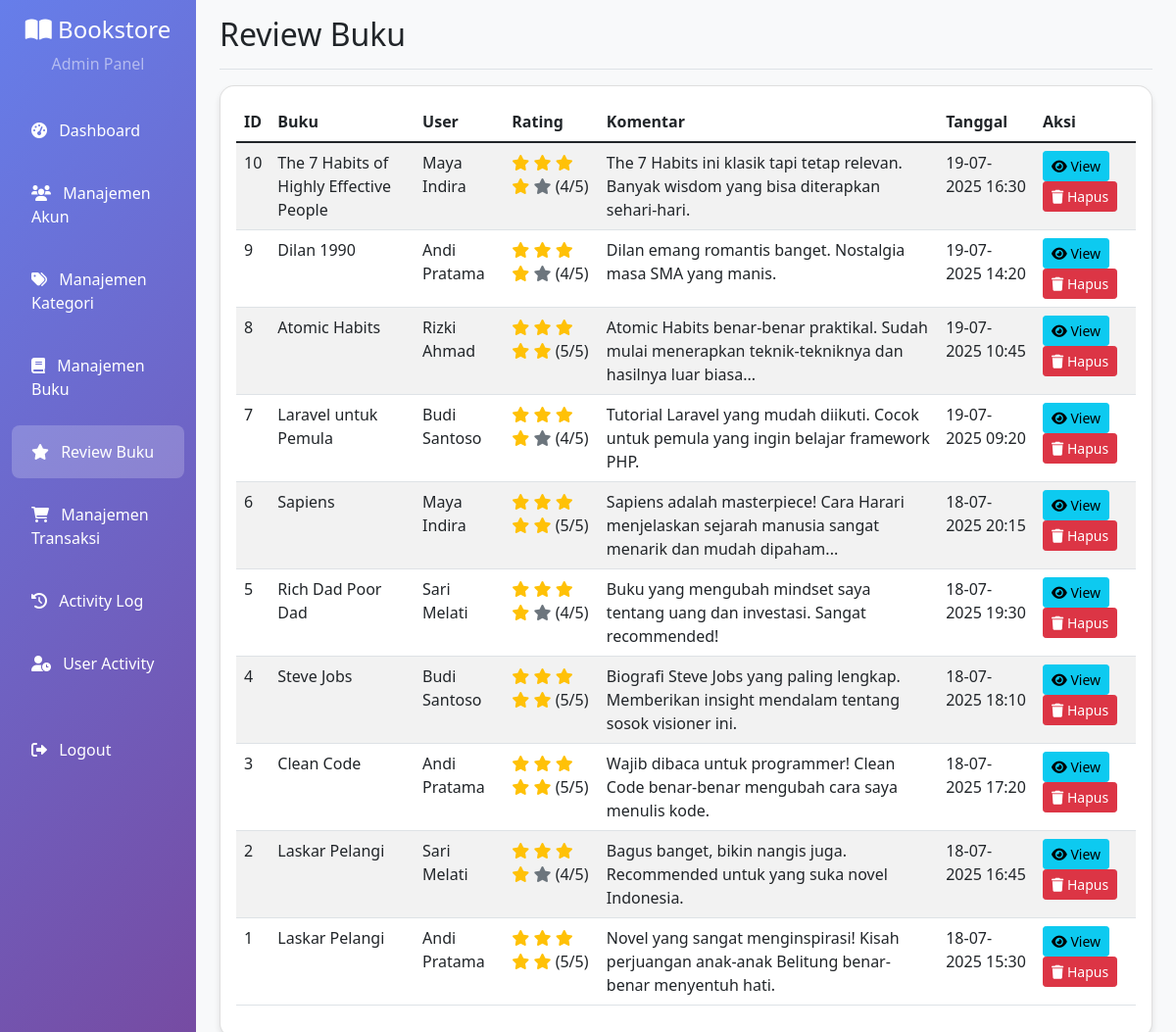
Screenshot of /admin/reviews.php (signed in) with the database file from the repository.
### tables this page shows
CREATE TABLE `reviews` (
  `id` int(11) NOT NULL,
  `user_id` int(11) NOT NULL,
  `book_id` int(11) NOT NULL,
  `rating` int(11) DEFAULT NULL CHECK (`rating` >= 1 and `rating` <= 5),
  `comment` text DEFAULT NULL,
  `created_at` timestamp NOT NULL DEFAULT current_timestamp()
);

CREATE TABLE `books` (
  `id` int(11) NOT NULL,
  `title` varchar(200) NOT NULL,
  `author` varchar(100) NOT NULL,
  `category_id` int(11) DEFAULT NULL,
  `description` text DEFAULT NULL,
  `price` decimal(10,2) NOT NULL,
  `stock` int(11) DEFAULT 0,
  `image` varchar(255) DEFAULT NULL,
  `created_at` timestamp NOT NULL DEFAULT current_timestamp()
);

CREATE TABLE `users` (
  `id` int(11) NOT NULL,
  `name` varchar(100) NOT NULL,
  `email` varchar(100) NOT NULL,
  `password` varchar(255) NOT NULL,
  `role` varchar(20) DEFAULT 'user',
  `created_at` timestamp NOT NULL DEFAULT current_timestamp()
);

### src/config/database.php (called while the page is built, shortened)
<?php
function formatDate($date) {
    return date('d-m-Y H:i', strtotime($date));
}
?>

### src/admin/reviews.php (the view, shortened to what this page needs)
<?php
require_once '../config/database.php';
$pdo = getConnection();
$stmt = $pdo->query("SELECT r.*, u.name as user_name, b.title as book_title
                     FROM reviews r
                     JOIN users u ON r.user_id = u.id
                     JOIN books b ON r.book_id = b.id
                     ORDER BY r.created_at DESC");
$reviews = $stmt->fetchAll(PDO::FETCH_ASSOC);
?>
<!DOCTYPE html>
<html lang="en">
<head>
    <link href="https://cdn.jsdelivr.net/npm/bootstrap@5.1.3/dist/css/bootstrap.min.css" rel="stylesheet">
    <link href="https://cdnjs.cloudflare.com/ajax/libs/font-awesome/6.0.0/css/all.min.css" rel="stylesheet">
</head>
<body class="bg-light">
    <div class="container-fluid">
        <div class="row">
            <?php include 'sidebar.php'; ?>
            <main class="col-md-9 ms-sm-auto col-lg-10 px-md-4">
                <div class="d-flex justify-content-between flex-wrap flex-md-nowrap align-items-center pt-3 pb-2 mb-3 border-bottom">
                    <h1 class="h2">Review Buku</h1>
                </div>
                <div class="card">
                    <div class="card-body">
                        <table class="table table-striped table-hover">
                            <thead>
                                <tr>
                                    <th>ID</th>
                                    <th>Buku</th>
                                    <th>User</th>
                                    <th>Rating</th>
                                    <th>Komentar</th>
                                    <th>Tanggal</th>
                                    <th>Aksi</th>
                                </tr>
                            </thead>
                            <tbody>
                                <?php foreach ($reviews as $review): ?>
                                    <tr>
                                        <td><?= $review['id'] ?></td>
                                        <td><?= htmlspecialchars($review['book_title']) ?></td>
                                        <td><?= htmlspecialchars($review['user_name']) ?></td>
                                        <td>
                                            <?php for ($i = 1; $i <= 5; $i++): ?>
                                                <i class="fas fa-star <?= $i <= $review['rating'] ? 'text-warning' : 'text-muted' ?>"></i>
                                            <?php endfor; ?>
                                            (<?= $review['rating'] ?>/5)
                                        </td>
                                        <td>
                                            <?php if (strlen($review['comment']) > 100): ?>
                                                <?= htmlspecialchars(substr($review['comment'], 0, 100)) ?>...
                                            <?php else: ?>
                                                <?= htmlspecialchars($review['comment']) ?>
                                            <?php endif; ?>
                                        </td>
                                        <td><?= formatDate($review['created_at']) ?></td>
                                        <td>
                                            <button class="btn btn-sm btn-info" onclick="viewReview('<?= addslashes($review['comment']) ?>')">
                                                <i class="fas fa-eye"></i> View
                                            </button>
                                            <a href="reviews.php?delete=<?= $review['id'] ?>" class="btn btn-sm btn-danger" onclick="return confirm('Apakah Anda yakin ingin menghapus review ini?')">
                                                <i class="fas fa-trash"></i> Hapus
                                            </a>
                                        </td>
                                    </tr>
                                <?php endforeach; ?>
                            </tbody>
                        </table>
                    </div>
                </div>
            </main>
        </div>
    </div>
</body>
</html>

### src/admin/sidebar.php (style rules this page uses)
.card { border-radius: 15px; box-shadow: 0 4px 6px rgba(0,0,0,0.1); transition: transform 0.3s ease; }

### rows the page displays
reviews: id "10", book.title "The 7 Habits of Highly Effective People", user.name "Maya Indira", rating "4", comment "The 7 Habits ini klasik tapi tetap relevan. Banyak wisdom yang bisa diterapkan sehari-hari.", created_at "19-07-2025 16:30"
reviews: id "9", book.title "Dilan 1990", user.name "Andi Pratama", rating "4", comment "Dilan emang romantis banget. Nostalgia masa SMA yang manis.", created_at "19-07-2025 14:20"
reviews: id "8", book.title "Atomic Habits", user.name "Rizki Ahmad", rating "5", comment "Atomic Habits benar-benar praktikal. Sudah mulai menerapkan teknik-tekniknya dan hasilnya luar biasa", created_at "19-07-2025 10:45"
reviews: id "7", book.title "Laravel untuk Pemula", user.name "Budi Santoso", rating "4", comment "Tutorial Laravel yang mudah diikuti. Cocok untuk pemula yang ingin belajar framework PHP.", created_at "19-07-2025 09:20"
reviews: id "6", book.title "Sapiens", user.name "Maya Indira", rating "5", comment "Sapiens adalah masterpiece! Cara Harari menjelaskan sejarah manusia sangat menarik dan mudah dipaham", created_at "18-07-2025 20:15"
reviews: id "5", book.title "Rich Dad Poor Dad", user.name "Sari Melati", rating "4", comment "Buku yang mengubah mindset saya tentang uang dan investasi. Sangat recommended!", created_at "18-07-2025 19:30"
reviews: id "4", book.title "Steve Jobs", user.name "Budi Santoso", rating "5", comment "Biografi Steve Jobs yang paling lengkap. Memberikan insight mendalam tentang sosok visioner ini.", created_at "18-07-2025 18:10"
reviews: id "3", book.title "Clean Code", user.name "Andi Pratama", rating "5", comment "Wajib dibaca untuk programmer! Clean Code benar-benar mengubah cara saya menulis kode.", created_at "18-07-2025 17:20"
reviews: id "2", book.title "Laskar Pelangi", user.name "Sari Melati", rating "4", comment "Bagus banget, bikin nangis juga. Recommended untuk yang suka novel Indonesia.", created_at "18-07-2025 16:45"
reviews: id "1", book.title "Laskar Pelangi", user.name "Andi Pratama", rating "5", comment "Novel yang sangat menginspirasi! Kisah perjuangan anak-anak Belitung benar-benar menyentuh hati.", created_at "18-07-2025 15:30"
